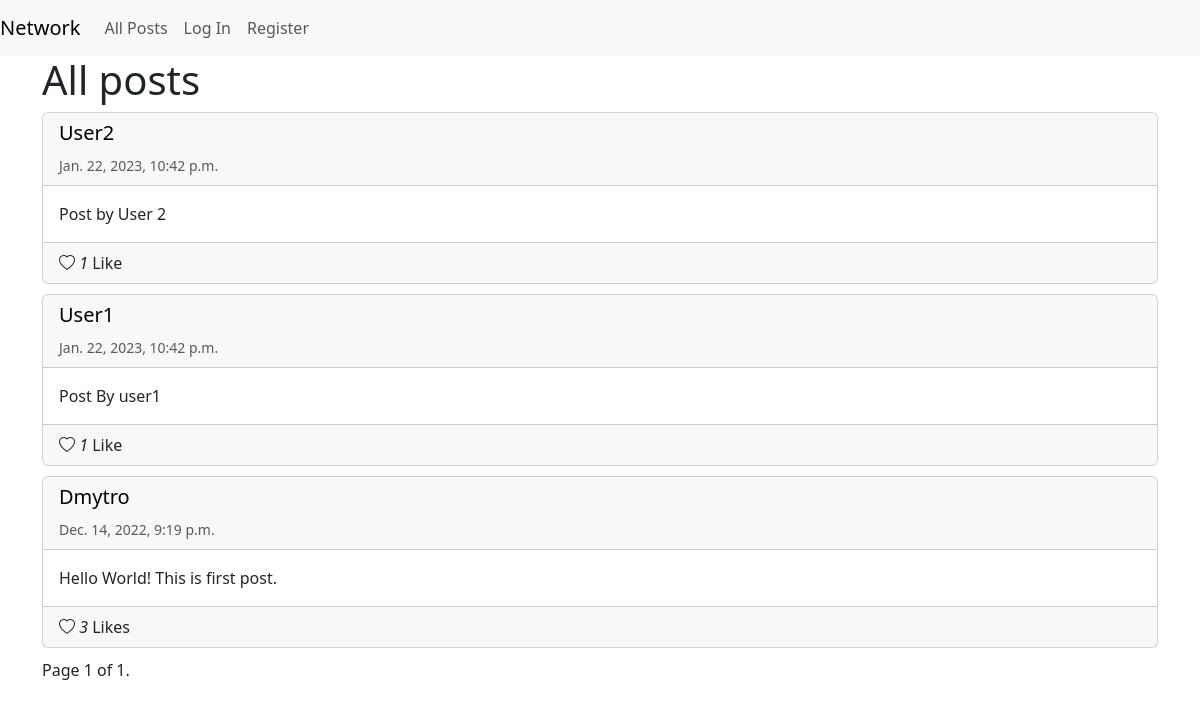
The app's page /, older data.
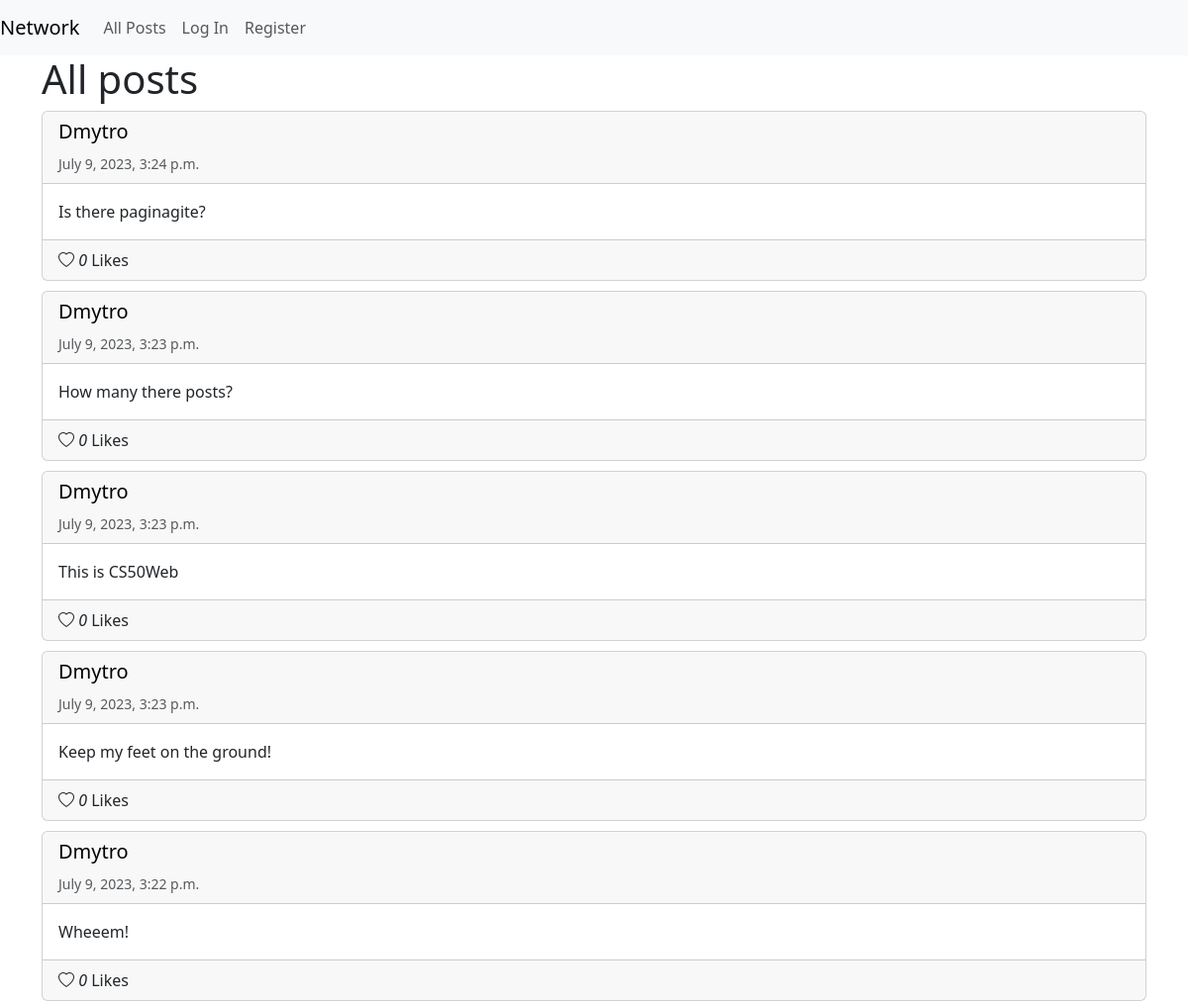
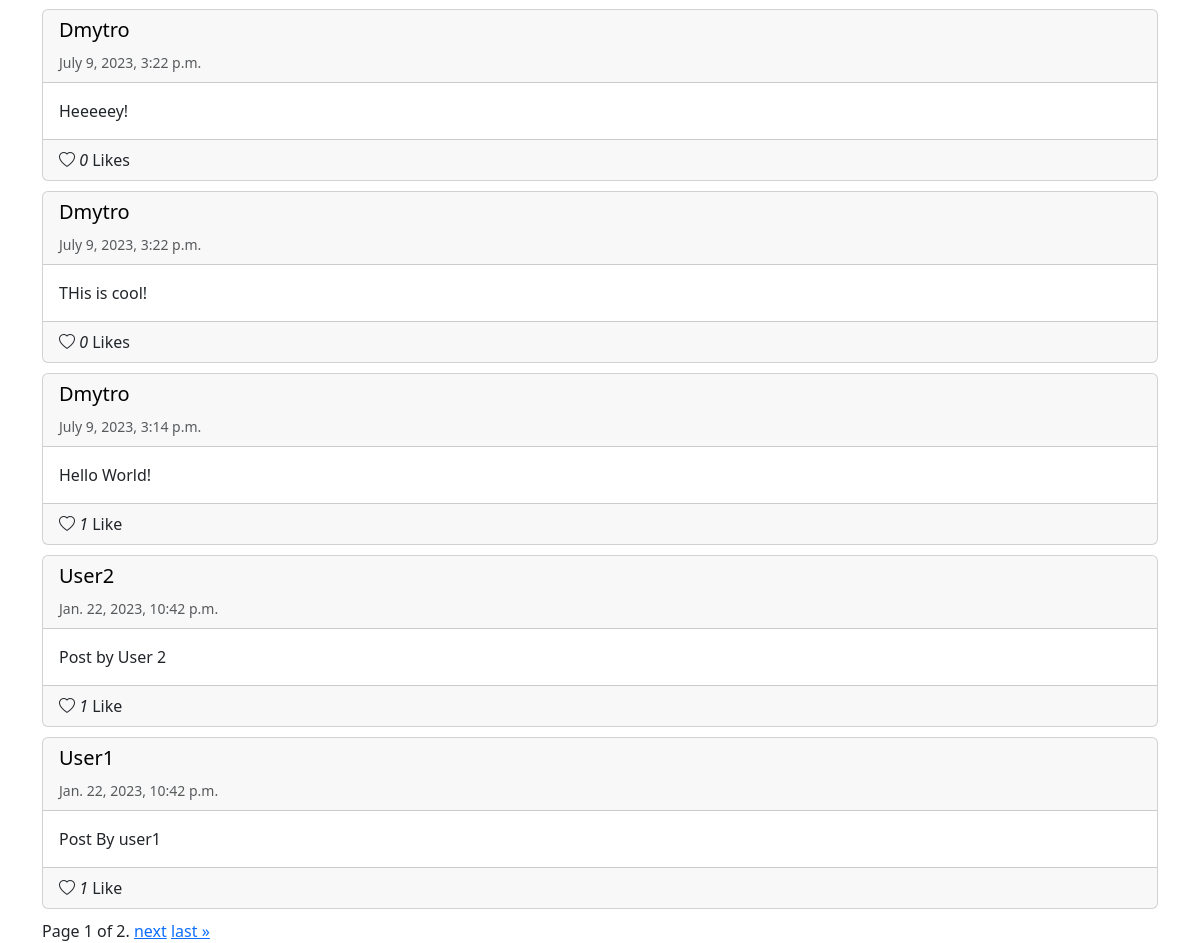
The same page, newer data (2 pictures, top to bottom).
### network/models.py (models this page shows, shortened)
class Post(models.Model):
    class Meta:
        ordering = ['-timestamp']
    author = models.ForeignKey('User', on_delete=models.CASCADE, related_name="posts")
    content = models.TextField()
    timestamp = models.DateTimeField(auto_now_add=True)
    liked = models.ManyToManyField('User', related_name="liked_posts", blank=True)

class User(AbstractUser):
    influencers = models.ManyToManyField('User', related_name="subscribers", blank=True)

### network/views.py (the view, shortened to what this page needs)
# urls.py: path("", views.PostsListView.as_view(), name="index"),
class PostsListView(ListView):
    template_name = "network/post_list.html"
    model = Post
    paginate_by = 10
    title = "All posts"
    def get_title(self):
        return self.title
    def get_context_data(self, **kwargs):
        context = super().get_context_data(**kwargs)
        context["title"] = self.get_title()
        return context

### network/templates/network/post_list.html (shortened to what this page needs)
{% extends "network/layout.html" %}
{% block body %}
<h1>{{ title }} </h1>
{% for post in object_list %}
    {% include 'network/partials/post.html' %}
{% endfor %}
<div class="pagination">
    <span class="step-links">
        <span class="current">
            Page {{ page_obj.number }} of {{ page_obj.paginator.num_pages }}.
        </span>
        {% if page_obj.has_next %}
            <a href="?page={{ page_obj.next_page_number }}">next</a>
            <a href="?page={{ page_obj.paginator.num_pages }}">last &raquo;</a>
        {% endif %}
    </span>
</div>
{% endblock %}

### network/templates/network/partials/post.html (shortened to what this page needs)
<div id="post-{{ post.id }}" class='card'>
    <div class="card-header">
        <h5 class="card-title"><a href="{% url 'profile' post.author.username %}">{{ post.author.username }}</a></h5>
        <small class="text-muted">{{ post.timestamp }}</small></div>
    <div class="card-body">
        <p class="card-text">{{ post.content }}</p>
    </div>
    <div class="card-footer">
        <div class="row row-cols-auto justify-content-between">
            <div class="col align-self-center">
                {% with likes=post.liked.count %}
                <i id='like-button-{{ post.id }}'
                   {% if user in post.liked.all %}
                   class="bi bi-heart-fill"
                   {% else %}
                   class="bi bi-heart"
                   {% endif %}
                >
                    {{ likes }}
                </i>
                Like{{ likes|pluralize }}
                {% endwith %}
            </div>
        </div>
    </div>
</div>

Row changes from the older to the newer data that the page shows:
no longer on this page (row unchanged): Post: author.username "Dmytro", timestamp "Dec. 14, 2022, 9:19 p.m.", content "Hello World! This is first post.", liked.count "3"
added Post: author.username "Dmytro", timestamp "July 9, 2023, 3:24 p.m.", content "Is there paginagite?", liked.count "0"
added Post: author.username "Dmytro", timestamp "July 9, 2023, 3:23 p.m.", content "How many there posts?", liked.count "0"
added Post: author.username "Dmytro", timestamp "July 9, 2023, 3:23 p.m.", content "This is CS50Web", liked.count "0"
added Post: author.username "Dmytro", timestamp "July 9, 2023, 3:23 p.m.", content "Keep my feet on the ground!", liked.count "0"
added Post: author.username "Dmytro", timestamp "July 9, 2023, 3:22 p.m.", content "Wheeem!", liked.count "0"
added Post: author.username "Dmytro", timestamp "July 9, 2023, 3:22 p.m.", content "Heeeeey!", liked.count "0"
added Post: author.username "Dmytro", timestamp "July 9, 2023, 3:22 p.m.", content "THis is cool!", liked.count "0"
added Post: author.username "Dmytro", timestamp "July 9, 2023, 3:14 p.m.", content "Hello World!", liked.count "1"
Text that changed along with them:
{{ page_obj.paginator.num_pages }}: "1" → "2"
text now shown: "next last »"
